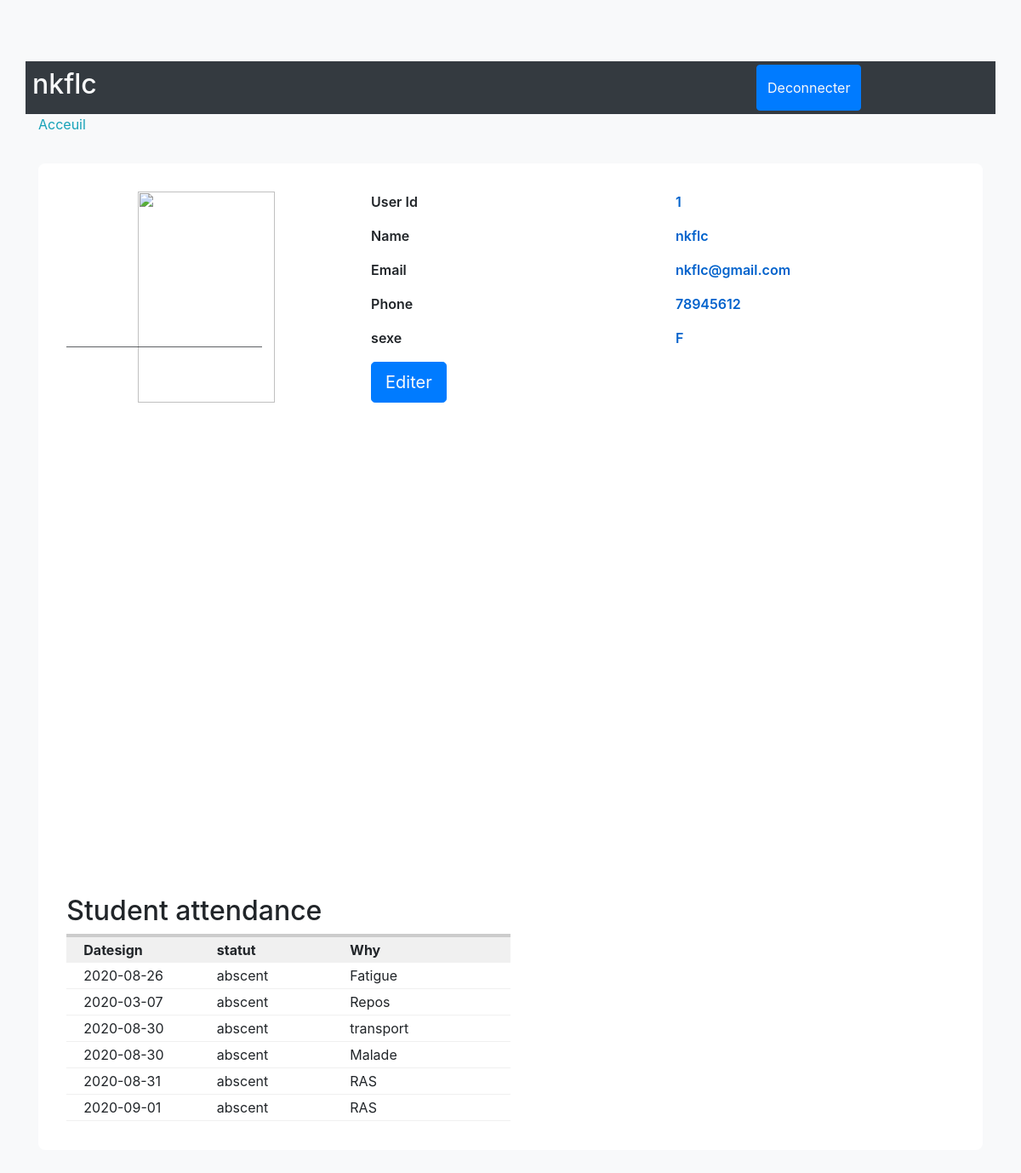
Screenshot of /dashbordprof.php (signed in) with the database file from the repository.
### tables this page shows
CREATE TABLE `attendance` (
  `id` int(11) NOT NULL,
  `iduser` int(11) NOT NULL,
  `datesign` date NOT NULL DEFAULT current_timestamp(),
  `time` time NOT NULL DEFAULT current_timestamp(),
  `statut` varchar(100) NOT NULL,
  `Why` varchar(50) NOT NULL DEFAULT 'RAS',
  `cours` int(11) NOT NULL DEFAULT 0
);

### dashbordprof.php (the view, shortened to what this page needs)
 <?php
include 'database.php';
?>
<!DOCTYPE html>
<html>
<head>
    <link href="//maxcdn.bootstrapcdn.com/bootstrap/4.1.1/css/bootstrap.min.css" rel="stylesheet" id="bootstrap-css">
<link rel="stylesheet" href="style.css">
</head>
<body class="container bg-light">
<br>
<br>
<br>
    <div class="row bg-dark text-light">
        <div class="col-3 p-2"><h2><?php echo $_SESSION["name"]; ?> </h2></div>
        <div class="col p-2"></div> <BR></BR>
        <div class="col-1 p-1 d-flex flex-reverse "><button type="button" class="btn btn-primary"><a href="logout.php" class="text-light">Deconnecter</a></button><br/></div>
        <div class="col-2 p-2 d-flex flex-reverse text-light">
    <div></div></div></div>
    <span>
    <a href="index.php" class="text-info">Acceuil</a>
    </span> <br>
<div class="container emp-profile">
            <form method="post">
                <div class="row">
                    <div class="col-md-4">
                        <div class="profile-img">
                            <img src="<?php echo $_SESSION["file_name"];?>" alt=""/>
                            <br>
                            <div class="file">
                                <div class="col-md-2">
                          </div>
                            </div>
                        </div>
                    </div>
                    <div class="col-md-8">
                        <div class="tab-content profile-tab" id="myTabContent">
                            <div class="tab-pane fade show active" id="home" role="tabpanel" aria-labelledby="home-tab">
                                        <div class="row">
                                            <div class="col-md-6">
                                                <label>User Id</label>
                                            </div>
                                            <div class="col-md-6">
                                                <p><?php echo $_SESSION["id"]; ?></p>
                                            </div>
                                        </div>
                                        <div class="row">
                                            <div class="col-md-6">
                                                <label>Name</label>
                                            </div>
                                            <div class="col-md-6">
                                                <p><?php echo $_SESSION["name"]; ?></p>
                                            </div>
                                        </div>
                                        <div class="row">
                                            <div class="col-md-6">
                                                <label>Email</label>
                                            </div>
                                            <div class="col-md-6">
                                            <p><?php echo $_SESSION["email"]; ?></p>
                                            </div>
                                        </div>
                                        <div class="row">
                                            <div class="col-md-6">
                                                <label>Phone</label>
                                            </div>
                                            <div class="col-md-6">
                                          <p><?php echo $_SESSION["tel"]; ?></p>
                                            </div>
                                        </div>
                                        <div class="row">
                                            <div class="col-md-6">
                                                <label>sexe</label>
                                            </div>
                                            <div class="col-md-6">
                                                <p><?php echo $_SESSION["sex"]; ?></p>
                                            </div>
                                        </div>
                            </div>
                            <form method="post" action="update.php"  >
                          <button type="submit" class="btn btn-primary btn-lg" ><a href="edit.php" class="text-light">Editer</a></button><br/>
                          </form>
                </div>
            </form>
            </div>
<br><br>
<br><br>
<div class="col-10" id="chartContainer" style="height: 370px; width: 100%;"></div>
<br><br>
<br><br>
	</head>
	<body>
 <?php
 $id = $_SESSION['id'];
      $sql = "SELECT `iduser`, `datesign`, `statut`, `why` FROM `attendance` WHERE `statut`= 'abscent' AND `iduser`= '$id'";
	$result = mysqli_query($conn,$sql);
?>
    <div class="demo-content">
		<h2 class="title_with_link">Student attendance</h2>
<?php if(!empty($result))	 { ?>
<table class="table-content">
          <thead>
        <tr>
          <th width="30%"><span>Datesign</span></th>
          <th width="30%"><span>statut</span></th>
          <th width="40%"><span>Why</span></th>
        </tr>
      </thead>
    <tbody>
	<?php
		while($row = mysqli_fetch_array($result)) {
	?>
        <tr>
			<td><?php echo $row["datesign"]; ?></td>
			<td><?php echo $row["statut"]; ?></td>
      <td><?php echo $row["why"]; ?></td>
		</tr>
   <?php
		}
   ?>
  </table>
<?php } ?>
  </div>
</body>
</html>

### style.css (style rules this page uses)
body { background: #1a0ebd; }
.emp-profile { padding: 3%; margin-top: 3%; margin-bottom: 3%; border-radius: 0.5rem; background: #fff; }
.profile-img { text-align: center; }
.profile-img img { width: 70%; height: 100%; }
.profile-img .file { position: relative; overflow: hidden; margin-top: -20%; width: 70%; border: none; border-radius: 0; font-size: 15px; background: #212529b8; }
.profile-tab label { font-weight: 600; }
.profile-tab p { font-weight: 600; color: #0062cc; }

### dashbordprof.php (style rules this page uses)
.table-content { border-top:#CCCCCC 4px solid; width:50%; }
.table-content th { padding:5px 20px; background: #F0F0F0;vertical-align:top; }
.table-content td { padding:5px 20px; border-bottom: #F0F0F0 1px solid;vertical-align:top; }

### rows the page displays
attendance: datesign "2020-08-26", statut "abscent", Why "Fatigue"
attendance: datesign "2020-03-07", statut "abscent", Why "Repos"
attendance: datesign "2020-08-30", statut "abscent", Why "transport"
attendance: datesign "2020-08-30", statut "abscent", Why "Malade"
attendance: datesign "2020-08-31", statut "abscent", Why "RAS"
attendance: datesign "2020-09-01", statut "abscent", Why "RAS"

### other values shown
$_SESSION["name"] "nkflc"
$_SESSION["id"] "1"
$_SESSION["email"] "nkflc@gmail.com"
$_SESSION["tel"] "78945612"
$_SESSION["sex"] "F"
